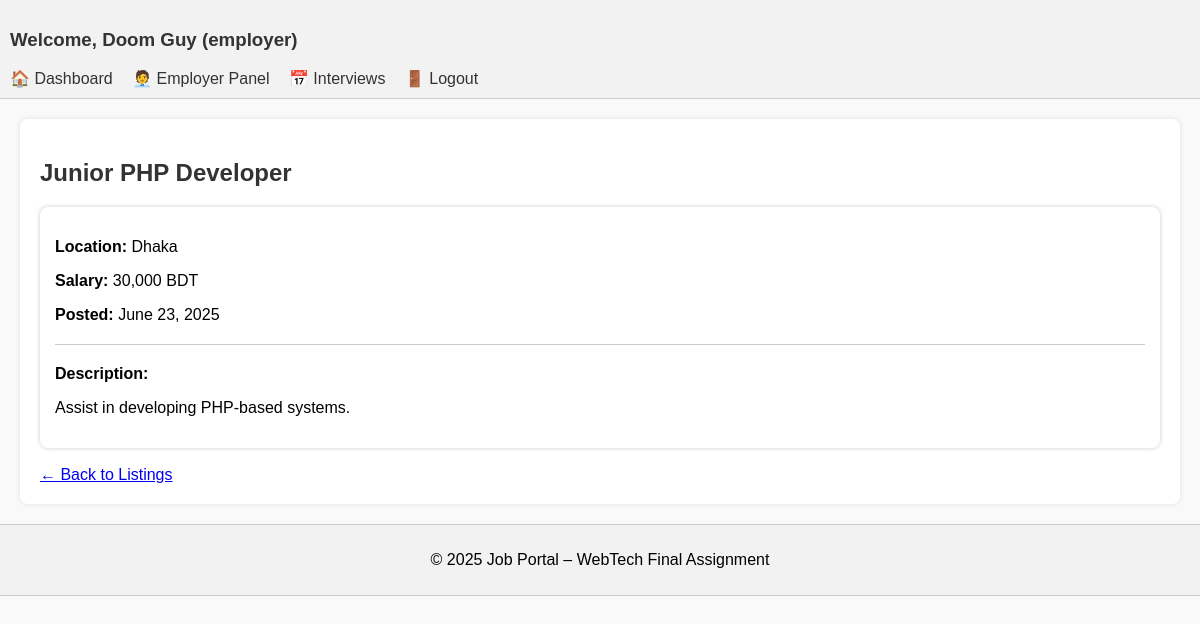
Page /dashboard/job_details.php?id=1 (signed in) on the committed database.
### tables this page shows
CREATE TABLE `jobs` (
  `id` int(11) NOT NULL,
  `employer_id` int(11) NOT NULL,
  `title` varchar(150) NOT NULL,
  `description` text NOT NULL,
  `location` varchar(100) DEFAULT NULL,
  `salary` varchar(100) DEFAULT NULL,
  `created_at` timestamp NOT NULL DEFAULT current_timestamp()
);

### dashboard/job_details.php (the view, shortened to what this page needs)
<?php
include('header.php');
include('../config/db.php');
if (isset($_GET['id'])) {
    $id = intval($_GET['id']);
    $sql = "SELECT * FROM jobs WHERE id = $id";
    $result = mysqli_query($conn, $sql);
    $row = mysqli_fetch_assoc($result);
    if ($row) {
        echo "<h2>" . $row['title'] . "</h2>";
        echo "<div style='background: #fff; padding: 15px; border-radius: 8px; box-shadow: 0 0 5px #ccc;'>";
        echo "<p><b>Location:</b> " . $row['location'] . "</p>";
        echo "<p><b>Salary:</b> " . $row['salary'] . "</p>";
        echo "<p><b>Posted:</b> " . date('F j, Y', strtotime($row['created_at'])) . "</p>";
        echo "<hr>";
        echo "<p><b>Description:</b></p>";
        echo "<p>" . nl2br($row['description']) . "</p>";
        echo "</div>";
        echo "<br><a href='job_listings.php'>&larr; Back to Listings</a>";
    } else {
        echo "<p>Job not found.</p>";
    }
} else {
    echo "<p>Invalid request.</p>";
}
include('footer.php');
?>

### css/style.css (style rules this page uses)
body { font-family: Arial, sans-serif; margin: 0; padding: 0; background: #f9f9f9; }
h2, h3 { color: #333; }
hr { border: 0; border-top: 1px solid #ccc; margin: 20px 0; }

### rows in the picture
jobs: title "Junior PHP Developer", location "Dhaka", salary "30,000 BDT", created_at "June 23, 2025", description "Assist in developing PHP-based systems."

### other values in the picture
$_SESSION['user_name'] "Doom Guy"
$_SESSION['user_type'] "employer"
